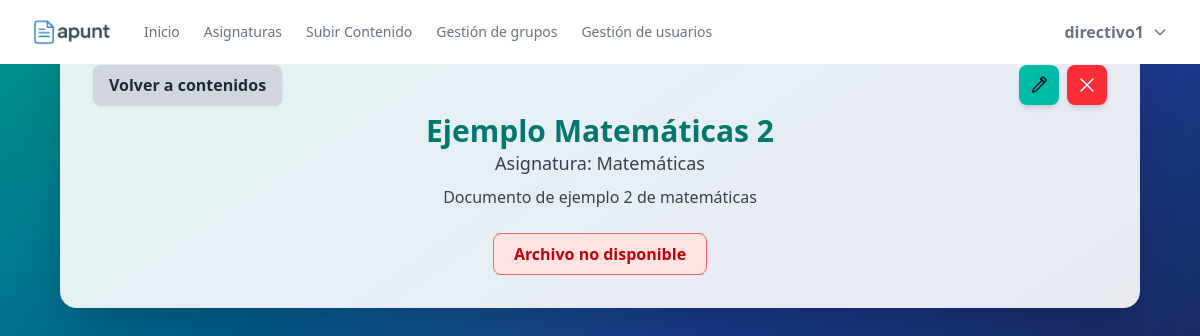
Page /src/detalle_contenido.php?id=10 (signed in) on the committed database.
### tables this page shows
CREATE TABLE IF NOT EXISTS `contenido` (
  `IDcontenido` int NOT NULL AUTO_INCREMENT,
  `IDAsignatura` int DEFAULT NULL,
  `NomDocumento` varchar(255) DEFAULT NULL,
  `RutaDocumento` text,
  `Descripción` text,
  PRIMARY KEY (`IDcontenido`),
  KEY `IDAsignatura` (`IDAsignatura`)
);

CREATE TABLE IF NOT EXISTS `asignatura` (
  `idAsignatura` int NOT NULL AUTO_INCREMENT,
  `nombre` varchar(100) NOT NULL,
  `IDTutor` int DEFAULT NULL,
  `imagen` varchar(255) DEFAULT NULL,
  `descripcion` text,
  PRIMARY KEY (`idAsignatura`),
  KEY `IDTutor` (`IDTutor`)
);

### src/detalle_contenido.php (the view, shortened to what this page needs)
<?php
$pdo = (new DB())->connect();
$idContenido = isset($_GET['id']) ? intval($_GET['id']) : 0;
$stmt = $pdo->prepare("SELECT c.NomDocumento, c.RutaDocumento, c.Descripción as Descripcion, c.IDAsignatura, a.nombre as nombreAsignatura FROM CONTENIDO c JOIN asignatura a ON c.IDAsignatura = a.idAsignatura WHERE c.IDcontenido = ?");
$stmt->execute([$idContenido]);
$cont = $stmt->fetch(PDO::FETCH_ASSOC);
$ruta = base64_decode($cont['RutaDocumento']);
$tipo = '';
$rutaFisica = $ruta;
if ($ruta && file_exists($ruta)) {
    $ext = strtolower(pathinfo($ruta, PATHINFO_EXTENSION));
    if ($ext === 'pdf') $tipo = 'pdf';
    elseif (in_array($ext, ['jpg','jpeg','png','gif','webp'])) $tipo = 'img';
    else $tipo = 'file';
} else {
    $rutaFisica = '';
}
?>
<?php include '../parts/header.php'; ?>
<div class="min-h-screen bg-gradient-to-br from-teal-600 via-blue-900 to-gray-900 flex flex-col">
  <div class="flex-1 flex flex-col w-full h-full items-center justify-start pt-8">
    <div class="max-w-[90%] w-full mx-auto bg-white/90 dark:bg-gray-900/80 rounded-2xl shadow-2xl p-4 sm:p-8 border border-gray-200 dark:border-gray-800 flex flex-col items-center">
      <div class="w-full flex items-center justify-between mb-2">
        <a href="contenidos.php?id=<?= $cont['IDAsignatura'] ?>" class="bg-gray-300 hover:bg-gray-400 dark:bg-gray-700 dark:hover:bg-gray-600 text-gray-800 dark:text-white font-semibold rounded-lg px-4 py-2 shadow transition">Volver a contenidos</a>
        <?php if (isset($_SESSION['user']['cargo']) && in_array($_SESSION['user']['cargo'], ['profesor', 'equipo_directivo'])): ?>
          <div class="flex gap-2">
            <a href="editar_contenido.php?id=<?= $idContenido ?>" class="bg-teal-500 hover:bg-teal-600 text-gray-900 rounded-lg px-2 py-2 shadow-md transition flex items-center justify-center" title="Editar contenido">
            </a>
            <form method="POST" action="borrar_contenido.php" onsubmit="return confirm('¿Seguro que quieres eliminar este contenido?');">
              <button type="submit" class="bg-red-500 hover:bg-red-600 text-white rounded-lg px-2 py-2 shadow-md transition flex items-center justify-center" title="Eliminar contenido">
                <svg xmlns="http://www.w3.org/2000/svg" fill="none" viewBox="0 0 24 24" stroke-width="1.5" stroke="currentColor" class="w-6 h-6">
                  <path stroke-linecap="round" stroke-linejoin="round" d="M6 18L18 6M6 6l12 12" />
                </svg>
              </button>
            </form>
          </div>
        <?php endif; ?>
      </div>
      <h2 class="text-3xl font-bold text-center text-teal-700 dark:text-teal-300 m-0"><?= htmlspecialchars($cont['NomDocumento']) ?></h2>
      <h3 class="text-lg text-center text-gray-700 dark:text-gray-300 mb-2">Asignatura: <?= htmlspecialchars($cont['nombreAsignatura']) ?></h3>
      <p class="text-gray-700 dark:text-gray-300 mb-4 text-center"><?= !empty($cont['Descripcion']) ? htmlspecialchars($cont['Descripcion']) : 'Sin descripción' ?></p>
      <div class="w-full flex-1 flex justify-center items-center mt-2">
        <?php if ($rutaFisica && $tipo === 'pdf'): ?>
          <iframe src="pdf.php?ruta=<?= urlencode($cont['RutaDocumento']) ?>" class="w-full h-[75vh] rounded-lg border border-gray-200 dark:border-gray-700 bg-white" frameborder="0"></iframe>
        <?php elseif ($rutaFisica && $tipo === 'img'): ?>
          <img src="<?= htmlspecialchars($rutaFisica) ?>" alt="<?= htmlspecialchars($cont['NomDocumento']) ?>" class="w-auto h-[80vh] object-contain rounded-lg border border-gray-200 dark:border-gray-700 mb-2">
        <?php elseif ($rutaFisica): ?>
          <a href="<?= htmlspecialchars($rutaFisica) ?>" target="_blank" class="inline-block bg-teal-600 hover:bg-teal-700 text-white font-semibold rounded-lg px-5 py-2 shadow-md transition-all duration-200">Descargar archivo</a>
        <?php else: ?>
          <span class="inline-block bg-red-100 text-red-700 font-semibold rounded-lg px-5 py-2 border border-red-400">Archivo no disponible</span>
        <?php endif; ?>
      </div>
    </div>
  </div>
</div>

### rows in the picture
contenido: NomDocumento "Ejemplo Matemáticas 2", IDAsignatura.nombre "Matemáticas", Descripción "Documento de ejemplo 2 de matemáticas"

### other values in the picture
$_SESSION['user']['username'] "directivo1"
